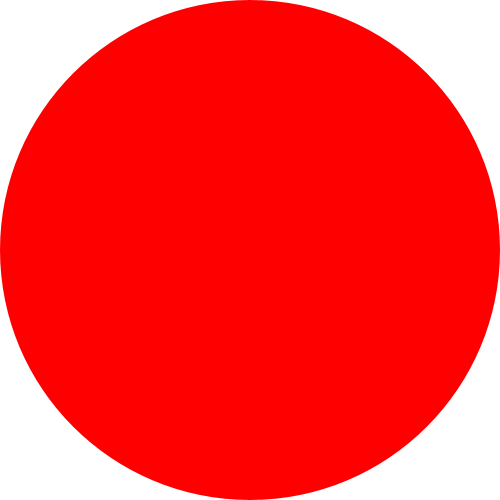
Frame 1 (no input)
Frame 60 (the mouse pressed at the canvas centre just before this capture): identical to frame 1, image omitted
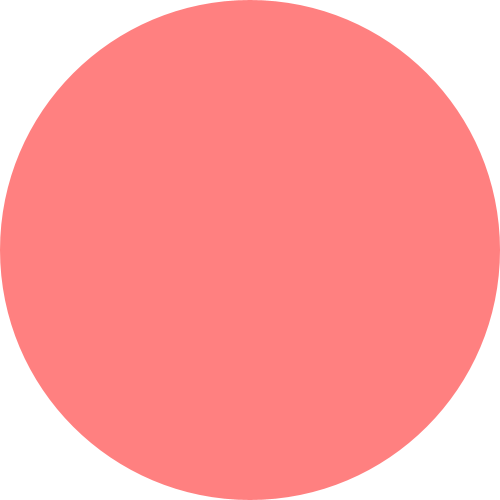
Frame 120 (the mouse held since frame 60 and released just before this capture)

The Processing sketch that drew these frames (run headless with seeded random() and noise(); from frame 60 on, the mouse is pressed at the canvas centre):

// Processing sketch: Day10_3_mapAlpha
// ── Day10_3_mapAlpha.pde
float myAlpha; // 

void setup(){
  size(500,500);
  background(255); // sets the background to white
  noStroke(); // the shapes we draw won't have black outlines
}

void draw(){
  background(255); //redraws the background as white at the beginning of each frame
  myAlpha = map(mouseY, height, 0, 0, 255); // takes the OPPOSITE of the mouse height and maps it to myAlpha
  
  fill(255, 0, 0, myAlpha); //sets a red color with the alpha defined above. An alpha of 0 means the color is transparent, while an alpha of 255 means it's fully opaque.
  ellipse(width/2 , height/2 , width, height); //draws a circle with the color defined above
}
